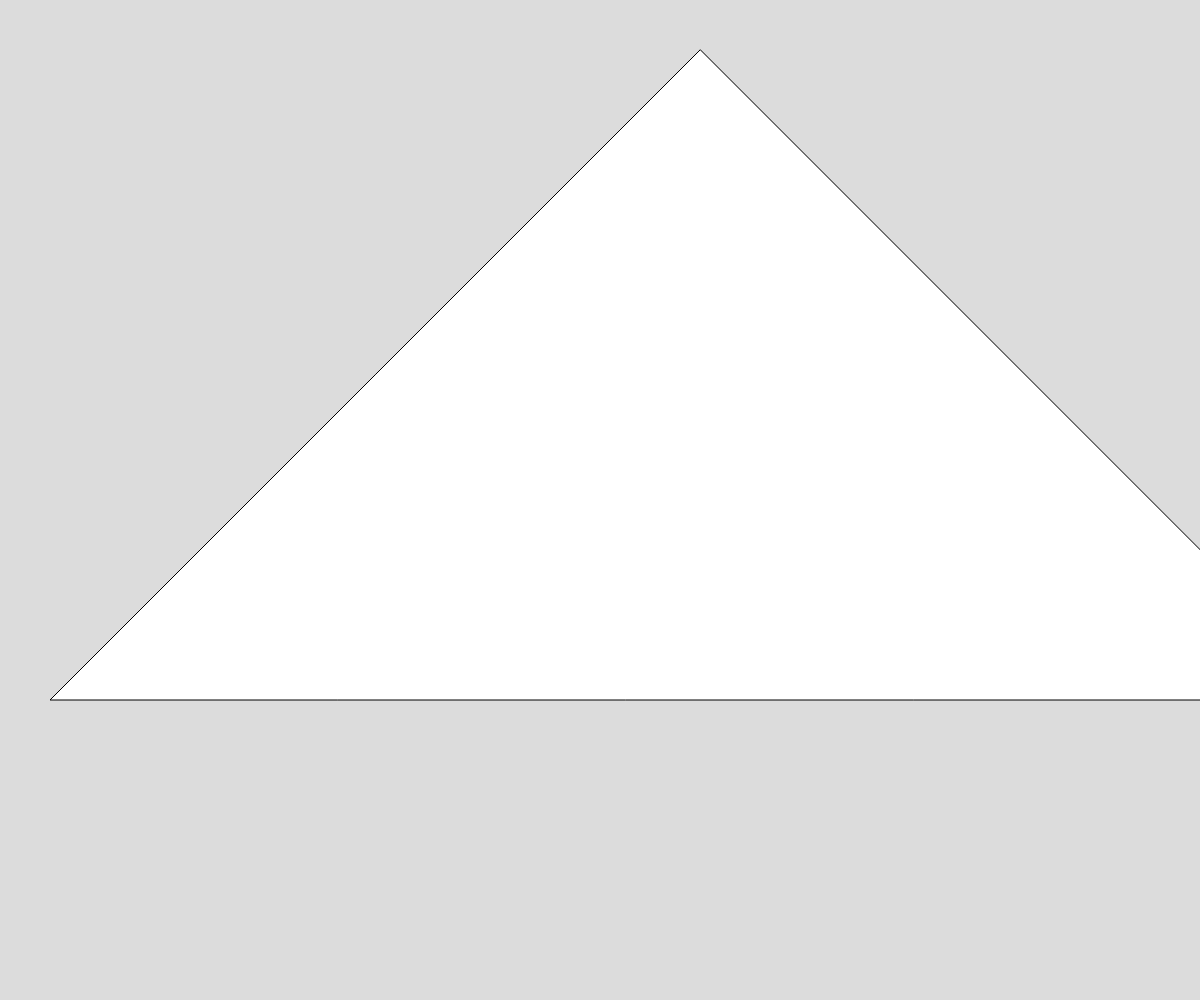
Frame 1 (no input)
Frame 60 (no input): identical to frame 1, image omitted
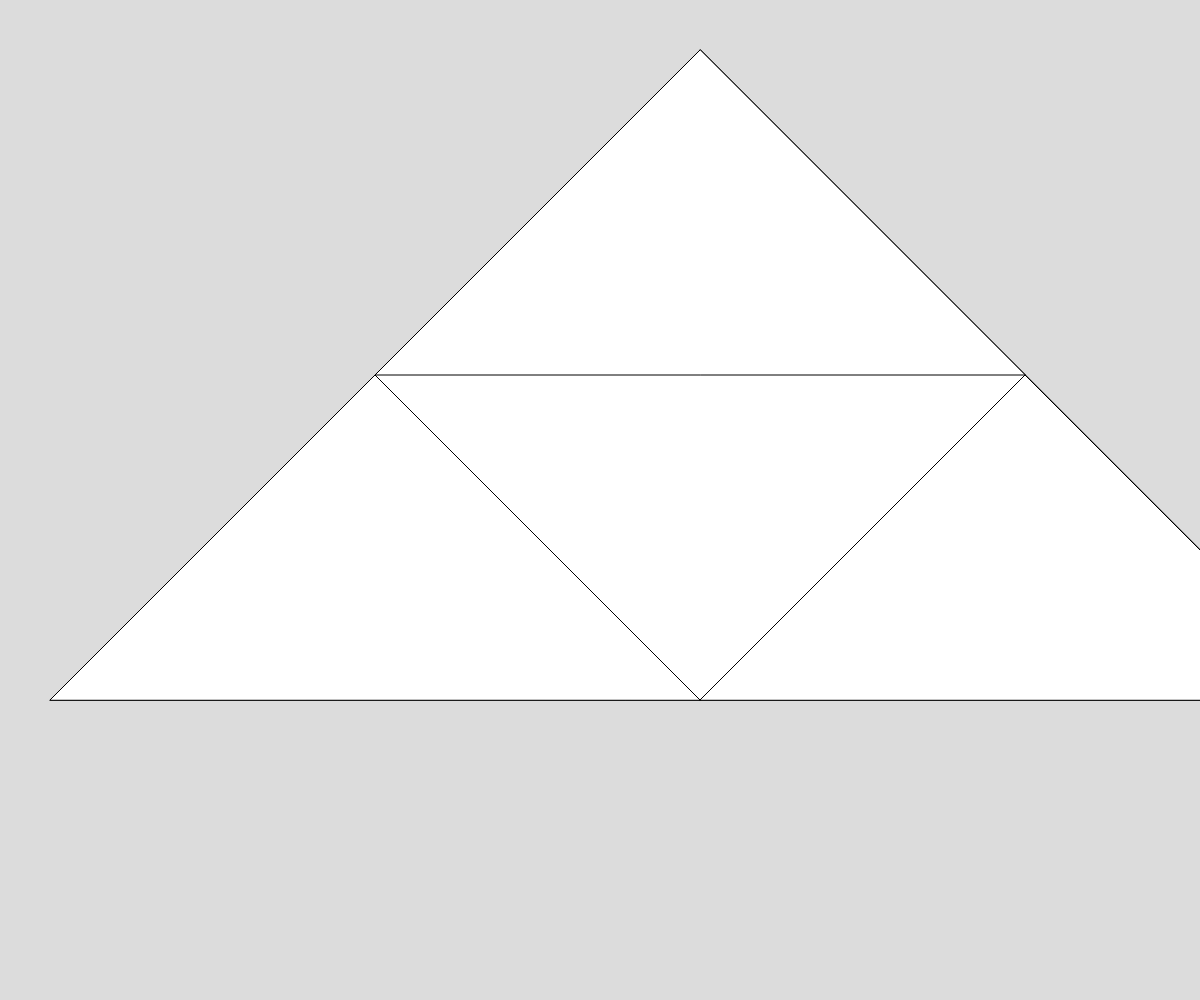
Frame 120 (the mouse pressed at the canvas centre since frame 60)

The p5.js sketch that drew these frames (run headless with seeded random() and noise() and a simulated clock; from frame 60 on, the mouse is pressed at the canvas centre):

// p5.js sketch
// ── sketch.js
// Sierpinski Triangle 
//Recursion

let initialTriangle = [
  {x: 700, y:50},
  {x:50, y: 700},
  {x: 1350, y:700}
];

let theDepth = 0;
let theColors = ['blue', 'red', 'green', 'pink', 'yellow', 'orangle', 'cyan', 'turquoise'];

function setup() {
  createCanvas(windowWidth, windowHeight);
}

function draw() {
  background(220);
  sierpinski(initialTriangle, theDepth);
}

function mousePressed(){
  if(theDepth < 7){
    theDepth++;
  }
}

function sierpinski(points, depth){
 
  triangle(points[0].x, points[0].y, points[1].x, points[1].y, points[2].x, points[2].y);

  //escape clause
  if(depth > 0){
  //draw the upper triangle
  sierpinski([points[0], 
              midpoint(points[0], points[1]),
              midpoint(points[0], points[2])], depth - 1);

  sierpinski([points[1], 
            midpoint(points[0], points[1]),
            midpoint(points[1], points[2])], depth - 1);

  sierpinski([points[2], 
              midpoint(points[0], points[2]),
              midpoint(points[1], points[2])], depth - 1);
  }
}

function midpoint(point1, point2) {
  let midX = (point1.x + point2.x)/2;
  let midY = (point1.y + point2.y)/2;
  return {x: midX, y: midY};
}
